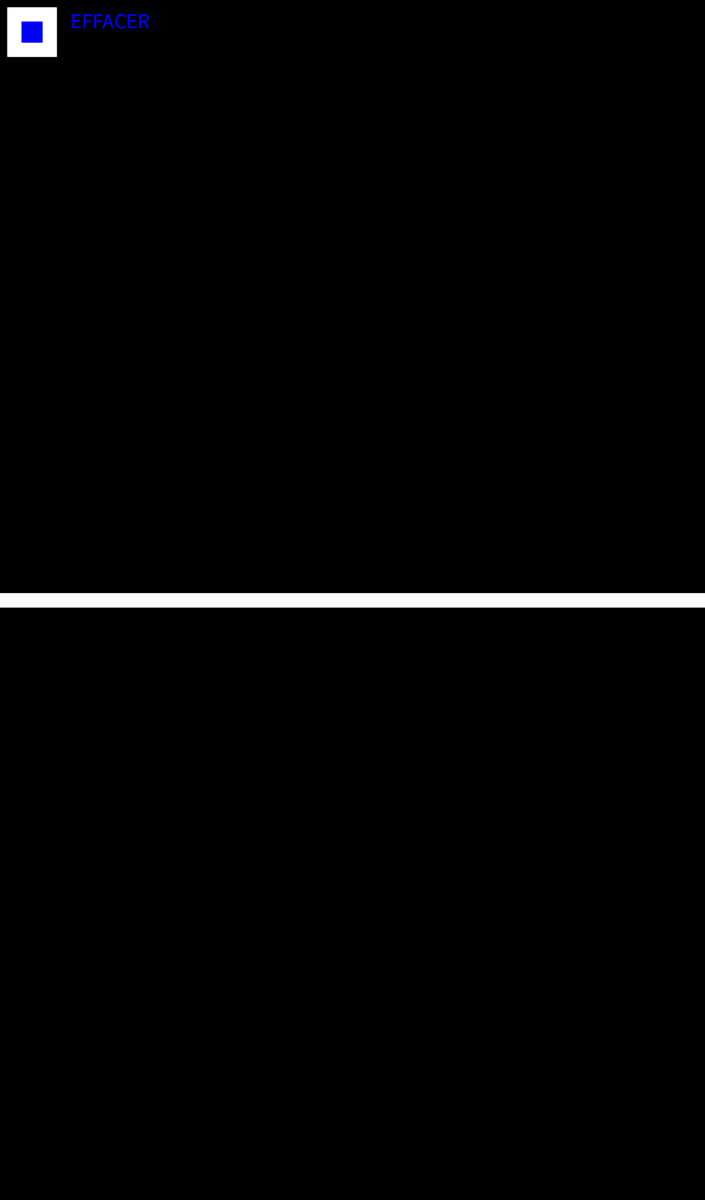
Frame 1 (no input)
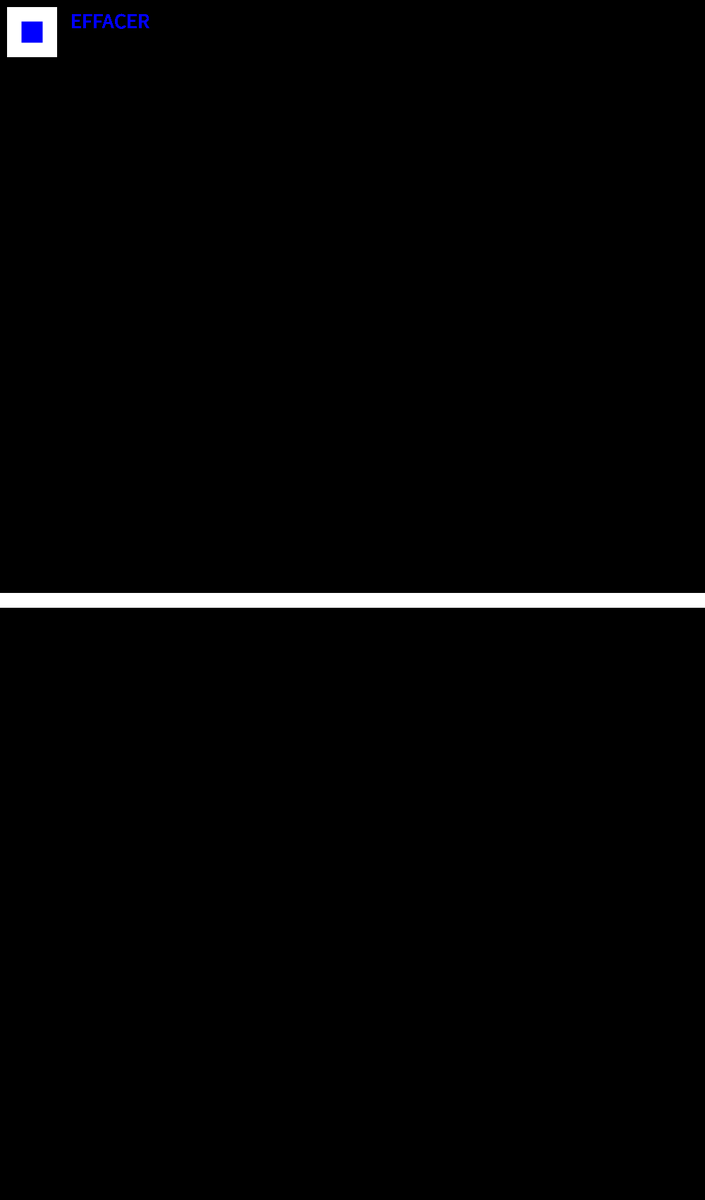
Frame 60 (the mouse pressed at the canvas centre just before this capture)
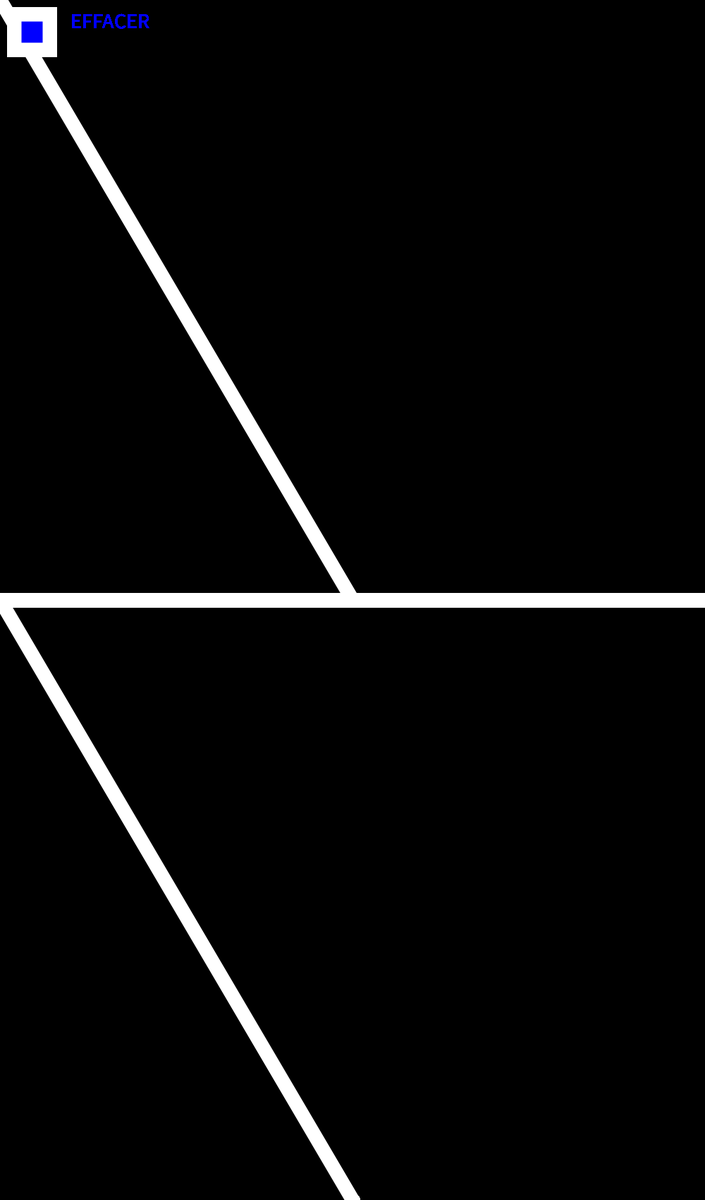
Frame 120 (the mouse held since frame 60 and released just before this capture)

The Processing sketch that drew these frames (run headless with seeded random() and noise(); from frame 60 on, the mouse is pressed at the canvas centre):

// Processing sketch: dessinpll
// ── dessinpll.pde
boolean vf;
void setup() {
  size(1000,1700);
  strokeWeight(20);
  stroke(255);
  textSize(30);
  fill(0,0,255);
  background(0);
}

void draw() {
  rect(20,20,50,50);
  line(0,850,1000,850);
  text("EFFACER",100,40);
  if (mouseX<70 && mouseX>20 && mouseY<70 && mouseY>20 && mousePressed) {
    vf = true;
  }
  else {
    vf = false;
  }
  
  if (vf == true) {
    background(0);
  }
  else {
    if (mousePressed) {
    line(pmouseX, pmouseY, mouseX, mouseY);
    line(mouseX, mouseY+850, pmouseX, pmouseY+850);
    }
  }
  rect(20,20,50,50);
  line(0,850,1000,850);
  text("EFFACER",100,40);
}
